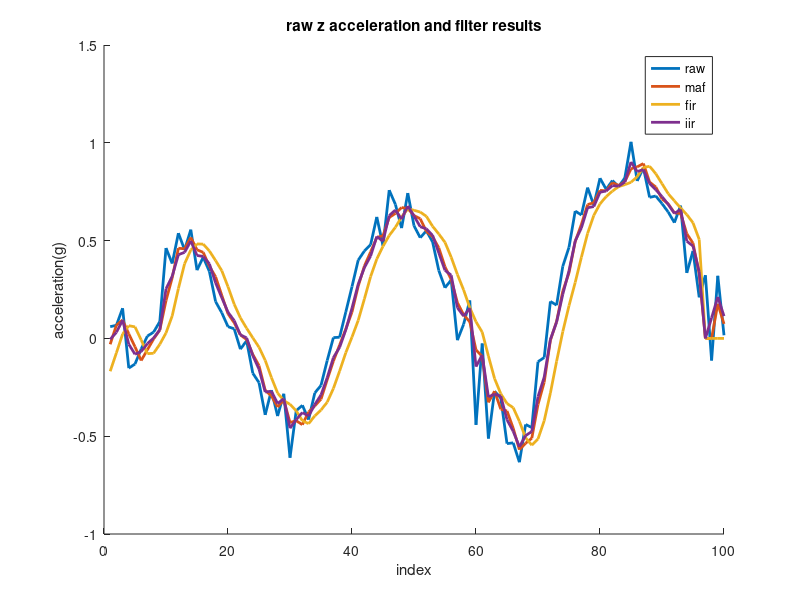

The MATLAB source for this figure:
clear all
close all
clc

filter = [  
1   0.060   -0.030  -0.168 -0.005
  2   0.067   0.068  -0.074 0.031
  3   0.154   0.094  0.022 0.093
  4   -0.152   0.023  0.065 -0.030
  5   -0.131   -0.043  0.059 -0.081
  6   -0.054   -0.113  -0.008 -0.067
  7   0.012   -0.058  -0.078 -0.027
  8   0.032   -0.003  -0.076 0.002
  9   0.086   0.043  -0.030 0.044
 10   0.462   0.193  0.028 0.253
 11   0.383   0.310  0.115 0.318
 12   0.538   0.461  0.255 0.428
 13   0.453   0.458  0.382 0.440
 14   0.556   0.516  0.452 0.498
 15   0.349   0.453  0.483 0.424
 16   0.415   0.440  0.482 0.419
 17   0.342   0.369  0.447 0.381
 18   0.188   0.315  0.398 0.284
 19   0.131   0.220  0.346 0.208
 20   0.060   0.126  0.264 0.134
 21   0.049   0.080  0.175 0.091
 22   -0.055   0.018  0.105 0.018
 23   -0.012   -0.006  0.052 0.003
 24   -0.178   -0.082  0.003 -0.088
 25   -0.226   -0.139  -0.045 -0.157
 26   -0.391   -0.265  -0.112 -0.274
 27   -0.265   -0.294  -0.200 -0.270
 28   -0.397   -0.351  -0.279 -0.333
 29   -0.283   -0.315  -0.318 -0.308
 30   -0.610   -0.430  -0.337 -0.459
 31   -0.370   -0.421  -0.370 -0.415
 32   -0.342   -0.441  -0.421 -0.379
 33   -0.415   -0.376  -0.436 -0.397
 34   -0.279   -0.345  -0.396 -0.338
 35   -0.240   -0.311  -0.366 -0.289
 36   -0.113   -0.211  -0.326 -0.201
 37   0.004   -0.116  -0.256 -0.098
 38   0.006   -0.034  -0.167 -0.046
 39   0.135   0.048  -0.073 0.044
 40   0.265   0.135  0.007 0.155
 41   0.400   0.267  0.092 0.277
 42   0.447   0.370  0.202 0.362
 43   0.479   0.442  0.316 0.421
 44   0.621   0.516  0.406 0.521
 45   0.474   0.525  0.471 0.497
 46   0.758   0.618  0.526 0.628
 47   0.685   0.639  0.568 0.656
 48   0.564   0.669  0.621 0.610
 49   0.743   0.664  0.662 0.677
 50   0.576   0.628  0.655 0.626
 51   0.515   0.612  0.646 0.571
 52   0.550   0.547  0.624 0.560
 53   0.493   0.520  0.573 0.527
 54   0.347   0.463  0.534 0.437
 55   0.259   0.366  0.491 0.348
 56   0.299   0.301  0.415 0.323
 57   -0.009   0.183  0.327 0.157
 58   0.072   0.121  0.248 0.114
 59   0.194   0.085  0.157 0.154
 60   -0.442   -0.059  0.085 -0.144
 61   -0.026   -0.092  0.032 -0.085
 62   -0.512   -0.327  -0.090 -0.299
 63   -0.270   -0.270  -0.206 -0.285
 64   -0.305   -0.362  -0.283 -0.295
 65   -0.538   -0.371  -0.333 -0.416
 66   -0.534   -0.459  -0.354 -0.475
 67   -0.633   -0.569  -0.424 -0.554
 68   -0.440   -0.536  -0.508 -0.497
 69   -0.456   -0.510  -0.546 -0.476
 70   -0.119   -0.338  -0.514 -0.298
 71   -0.098   -0.224  -0.421 -0.198
 72   0.189   -0.010  -0.279 -0.005
 73   0.170   0.087  -0.117 0.083
 74   0.369   0.242  0.035 0.226
 75   0.466   0.335  0.167 0.346
 76   0.651   0.495  0.286 0.498
 77   0.631   0.583  0.415 0.565
 78   0.771   0.684  0.537 0.668
 79   0.681   0.694  0.629 0.674
 80   0.819   0.757  0.688 0.747
 81   0.762   0.754  0.725 0.754
 82   0.807   0.796  0.753 0.781
 83   0.776   0.782  0.776 0.778
 84   0.820   0.801  0.786 0.799
 85   1.005   0.867  0.798 0.902
 86   0.805   0.877  0.827 0.853
 87   0.872   0.894  0.874 0.863
 88   0.721   0.799  0.880 0.792
 89   0.728   0.774  0.842 0.760
 90   0.689   0.713  0.791 0.725
 91   0.646   0.688  0.740 0.685
 92   0.592   0.642  0.703 0.639
 93   0.679   0.639  0.667 0.659
 94   0.335   0.535  0.633 0.497
 95   0.447   0.487  0.591 0.472
 96   0.210   0.330  0.506 0.341
 97   0.323   0.000  0.000 0.000
 98   -0.113   0.000  0.000 0.105
 99   0.320   0.177  0.000 0.212
100   0.016   0.074  0.000 0.114
    
];
%plot the result
figure;

hold on
plot(filter(:,2),'linewidth',2);
plot(filter(:,3),'linewidth',2);
plot(filter(:,4),'linewidth',2);
plot(filter(:,5),'linewidth',2);
hold off

xlabel('index')
ylabel('acceleration(g)');
title('raw z acceleration and filter results')
legend('raw','maf','fir','iir')




